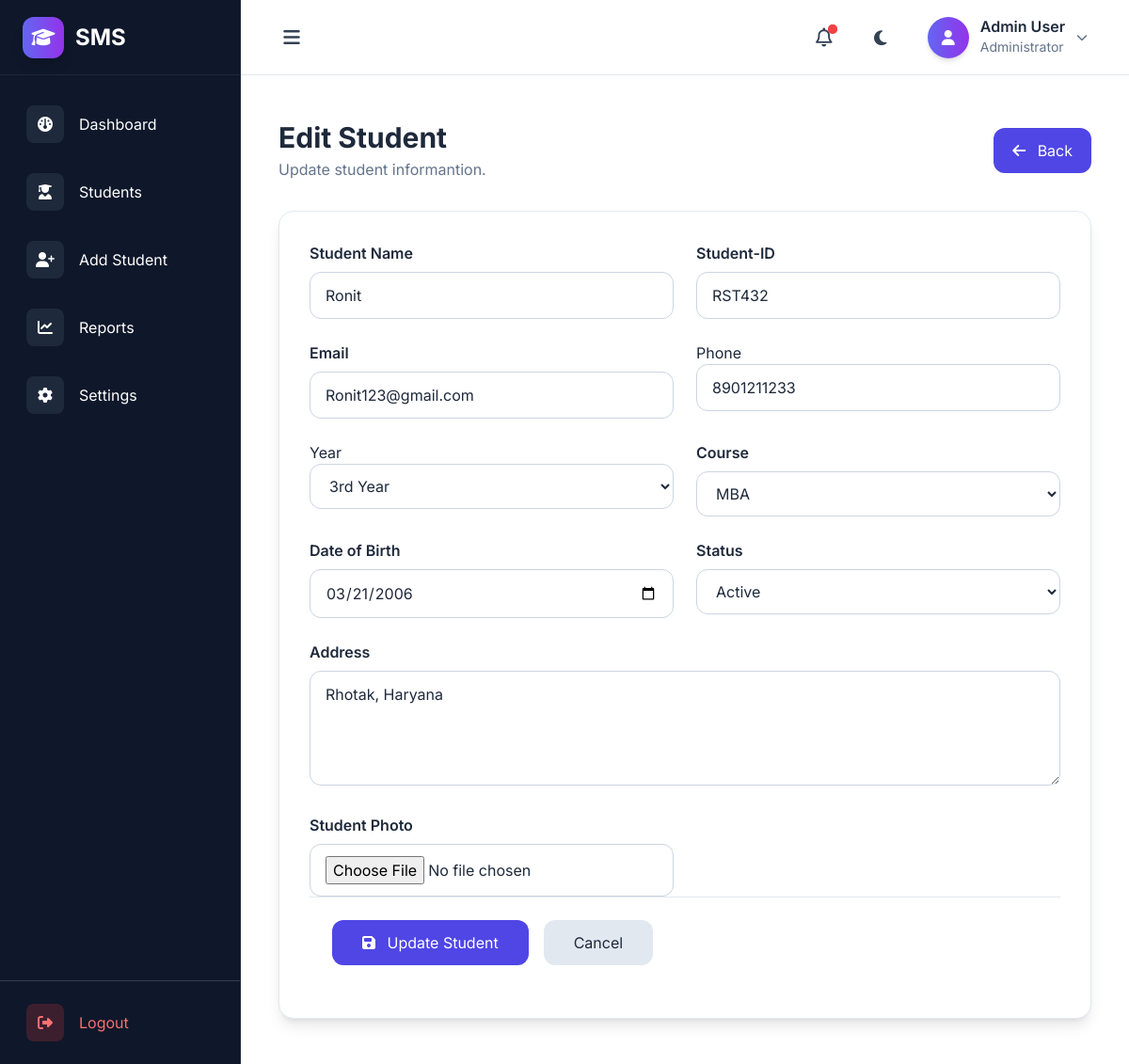
Before: /student/edit/3/ with the older database file.
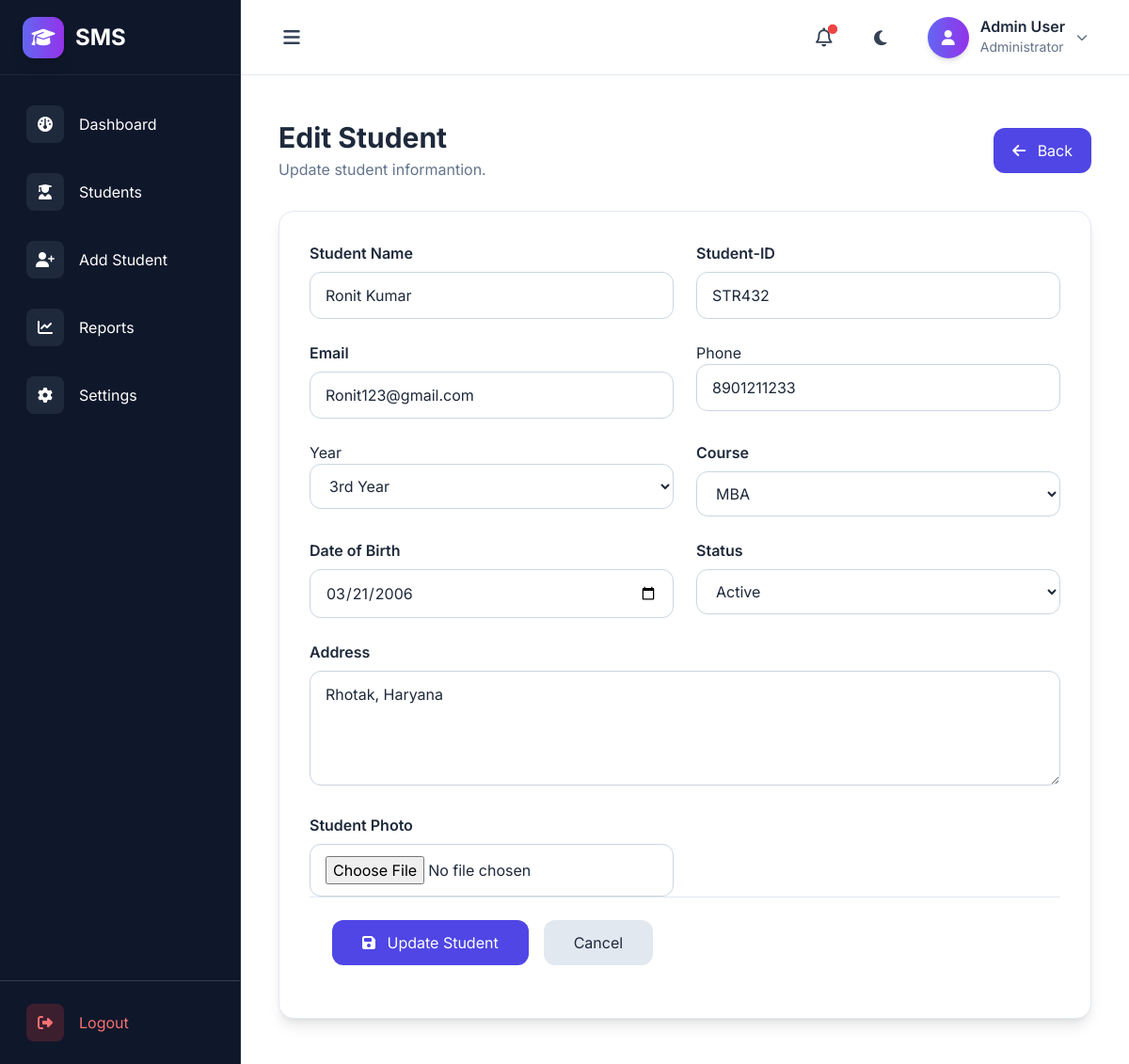
After: the same page with the newer database file.
### MainApp/models.py (models this page shows, shortened)
class Student(models.Model):
    STATUS_CHOICES = [
        ("Active", "Active"),
        ("Inactive", "Inactive"),
    ]
    YEAR_CHOICES = [
        ('1st Year', '1st Year'),
        ('2nd Year', '2nd Year'),
        ('3rd Year', '3rd Year'),
        ('4th Year', '4th Year'),
    ]
    COURSES = [('BCA','BCA'),('B.Tech','B.Tech'),('MCA','MCA'),('BBA','BBA'),('MBA','MBA')]
    name = models.CharField(max_length=100)
    email = models.EmailField()
    student_id = models.CharField(max_length=20, unique=True)
    photo = models.ImageField(upload_to="students/", blank=True, null=True)
    courses = models.CharField(max_length=50, choices=COURSES)
    phone = models.CharField(max_length=10)
    year = models.CharField(
        max_length=20,
        choices=YEAR_CHOICES,
        default="1st Year"
    )
    date_of_birth = models.DateField()
    created_at = models.DateField(auto_now_add=True)
    status = models.CharField(
        max_length=20,
        choices=STATUS_CHOICES,
        default="Active"
    )
    address = models.TextField(blank=True, null=True)

### MainApp/views.py (the view)
# urls.py: path("student/edit/<int:id>/", views.edit_student, name="edit_student"),
def edit_student(request, id):
    student = Student.objects.get(id=id)
    if request.method == "POST":
        form = StudentForm(request.POST, request.FILES, instance=student)
        if form.is_valid():
            form.save()
            Activity.objects.create(
                title=f"{student.name} was updated",
                color="blue",
                user=request.user
            )
            return redirect("students")
    else:
        form = StudentForm(instance=student)
    return render(request, "edit_student.html", {"form":form, "student":student})

### MainApp/templates/edit_student.html (shortened to what this page needs)
{% extends 'base.html' %}
{% block content %}
<div class="max-w-6xl mx-auto px-4 py-4">
    <div class="flex flex-col md:flex-row md:items-center md:justify-between mb-8">
        <div>
            <h1 class="text-3xl font-bold text-slate-800 dark:text-white">Edit Student</h1>
            <p class="text-slate-500 dark:text-slate-400 mt-1">Update student informantion.</p>
        </div>
        <a href="{% url 'students' %}"
            class="px-5 py-3 rounded-xl bg-indigo-600 hover:bg-indigo-700 text-white transition">
            <i class="fa-solid fa-arrow-left mr-2"></i>
            Back
        </a>
    </div>
    <div class="bg-white dark:bg-slate-800 rounded-2xl shadow-lg border border-slate-200 dark:border-slate-700">
        <form method="post" enctype="multipart/form-data">
            <div class="p-8">
                <div class="grid grid-cols-1 md:grid-cols-2 gap-6">
                    <div>
                        <label class="block mb-2 font-semibold">Student Name</label>
                        {{ form.name }}
                    </div>
                    <div>
                        <label class="block mb-2 font-semibold">Student-ID</label>
                        {{ form.student_id }}
                    </div>
                    <div>
                        <label class="block mb-2 font-semibold">Email</label>
                        {{ form.email }}
                    </div>
                    <div>
                        <label class="phone">Phone</label>
                        {{ form.phone }}
                    </div>
                    <div>
                        <label>Year</label>
                        {{ form.year }}
                    </div>
                    <div>
                        <label class="block mb-2 font-semibold">Course</label>
                        {{ form.courses }}
                    </div>
                    <div>
                        <label class="block mb-2 font-semibold">Date of Birth</label>
                        {{ form.date_of_birth }}
                    </div>
                    <div>
                        <label class="block mb-2 font-semibold">Status</label>
                        {{ form.status }}
                    </div>
                    <div class="md:col-span-2">
                        <label class="block mb-2 font-semibold">Address</label>
                        {{ form.address }}
                    </div>
                    <div class="md-8">
                        <label class="block mb-2 font-semibold">Student Photo</label>
                        {{ form.photo }}
                    </div>
                </div>
                <div class="border-t border-slate-200 dark:border-slate-700 p-6 flex gap-4">
                    <button class="px-8 py-3 rounded-xl bg-indigo-600 hover:bg-indigo-700 text-white">
                        <i class="fa-solid fa-floppy-disk mr-2"></i>
                        Update Student
                    </button>
                    <a href="{% url 'students' %}"
                        class="px-8 py-3 rounded-xl bg-slate-200 dark:bg-slate-700 hover:bg-slate-300 dark:hover:bg-slate-600">
                        Cancel
                    </a>
                </div>
            </div>
        </form>
    </div>
</div>
{% endblock %}

Changed rows visible on the page:
changed Student "Ronit123@gmail.com": name "Ronit" → "Ronit Kumar"; student_id "RST432" → "STR432"
